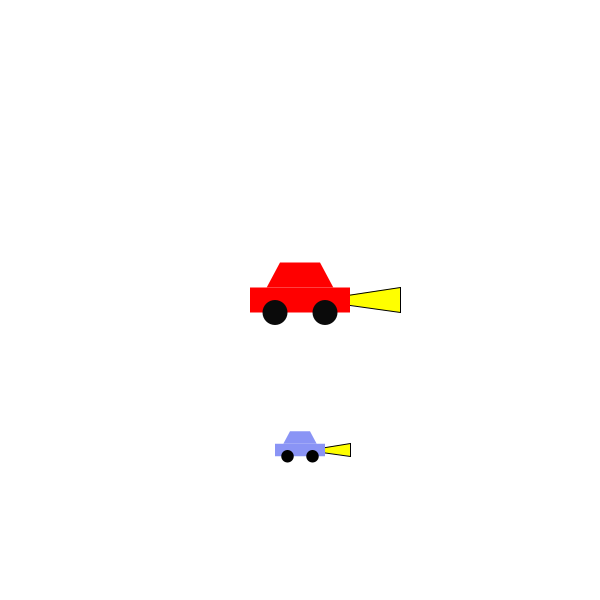
Frame 1 (no input)
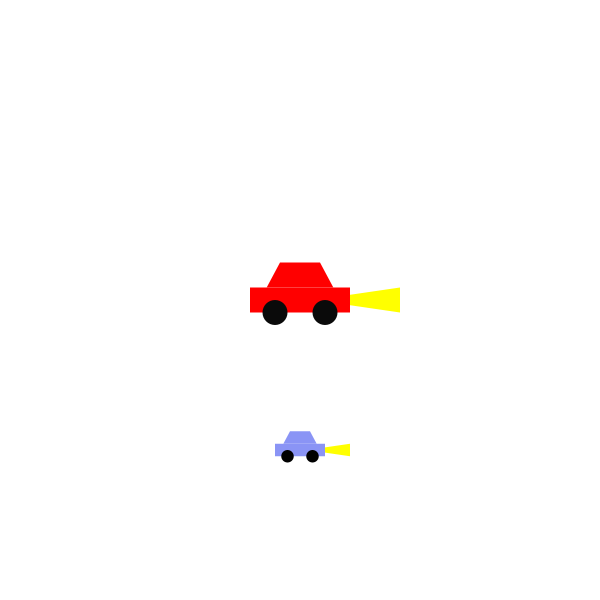
Frame 60 (the mouse pressed at the canvas centre just before this capture)
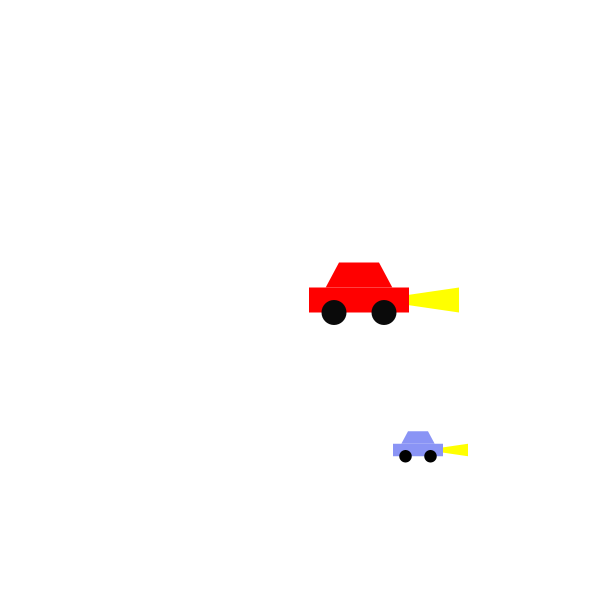
Frame 120 (the mouse held since frame 60 and released just before this capture)

The Processing sketch that drew these frames (run headless with seeded random() and noise(); from frame 60 on, the mouse is pressed at the canvas centre):

// Processing sketch: Carmod
// ── Carmod.pde
Truck littleCar;
Truck BIGCAR;
boolean drive;
boolean right;
boolean left;
boolean right2;
boolean left2;

void setup() {
  size(600, 600);
  frameRate(180);
  littleCar = new Truck(color(255, 0, 0), color(10), width/2, height/2, 1, 0, 100);
  BIGCAR = new Truck(color(138, 148, 245), color(0), width/2, height/4, 2, 0, 50);
  drive = false;
}

void draw() {
  translate(0, height);
  scale(1, -1);
  background(255);
  littleCar.headlights();
  BIGCAR.headlights();
  littleCar.display();
  BIGCAR.display();
  if (drive) {
    littleCar.drive();
    BIGCAR.drive();
  }
  if (right) {
    littleCar.turnRight();
  }
  if (left) {
    littleCar.turnLeft();
  }
  if (right2) {
    BIGCAR.turnRight();
  }
  if (left2) {
    BIGCAR.turnLeft();
  }
}

void mousePressed() {
  drive = !drive;
}

void keyPressed() {
  if (key == CODED) {
    if (keyCode == RIGHT) {
      right = true;
    }
    if (keyCode == LEFT) {
      left = true;
    }
  }
  if (key== 'a') {
    left2 = true;
  }
  if (key=='d') {
    right2 = true;
  }
}

void keyReleased() {
  if (key == CODED) {
    if (keyCode == RIGHT) {
      right = false;
    }
    if (keyCode == LEFT) {
      left = false;
    }
  }
  if (key == 'a') {
    left2 = false;
  }
  if (key == 'd') {
    right2 = false;
  }
}

// ── Car.pde
class Truck {
  color c;
  color wheelColor;
  float x;
  float y;
  float carLength;
  float carHeight;
  float speedX;
  float direction;

  Truck(color tempc, color wheeltemp, float xpos, float ypos, float speedTemp, float directionTemp, float lengthTemp) {
    c = tempc;
    wheelColor = wheeltemp;
    x = xpos;
    y = ypos;
    carLength = lengthTemp;
    carHeight = carLength/4;
    speedX = speedTemp;
    direction = directionTemp;
  }

  void display() {
    noStroke();
    fill(c);
    pushMatrix();
    translate(x, y);
    rotate(direction);
    rectMode(CENTER);
    rect(0, 0, carLength, carHeight);
    quad(0-carLength/3, 0+carHeight/2, 0+carLength/3, 0+carHeight/2, 0+carLength/5, 0+carHeight*1.5, 0-carLength/5, 0+carHeight*1.5);

    //WHEELS
    popMatrix();
    pushMatrix();
    translate(x, y);
    rotate(direction);
    translate(-carLength/4, -carHeight/2);
    fill(wheelColor);
    ellipse(0, 0, carHeight, carHeight);
    popMatrix();
    pushMatrix();
    translate(x, y);
    rotate(direction);
    translate(+carLength/4, -carHeight/2);
    fill(wheelColor);
    ellipse(0, 0, carHeight, carHeight);
    popMatrix();
  }

  void drive() {
    if (x<width && y<height && x> 0 && y > 0) {
      pushMatrix();
      translate(x, y);
      rotate(direction);
      x += speedX*cos(direction);
      y += speedX*sin(direction);
      popMatrix();
    }
    if (x>width) {
      x = 1;
    }
    if (x<0) {
      x = width-1;
    }
    if (y>height) {
      y = 1;
    }
    if (y<0) {
      y = height-1;
    }
  }
  void turnRight() {
    direction -= PI/160;
    littleCar.turnRight();
  }
  void turnLeft() {
    direction += PI/160;
  }
  void headlights() {
    pushMatrix();
    translate(x, y);
    rotate(direction);
    fill(255, 255, 0);
    triangle(carLength/7, 0, carLength, carHeight/2, carLength, -carHeight/2);
    popMatrix();
  }
}
